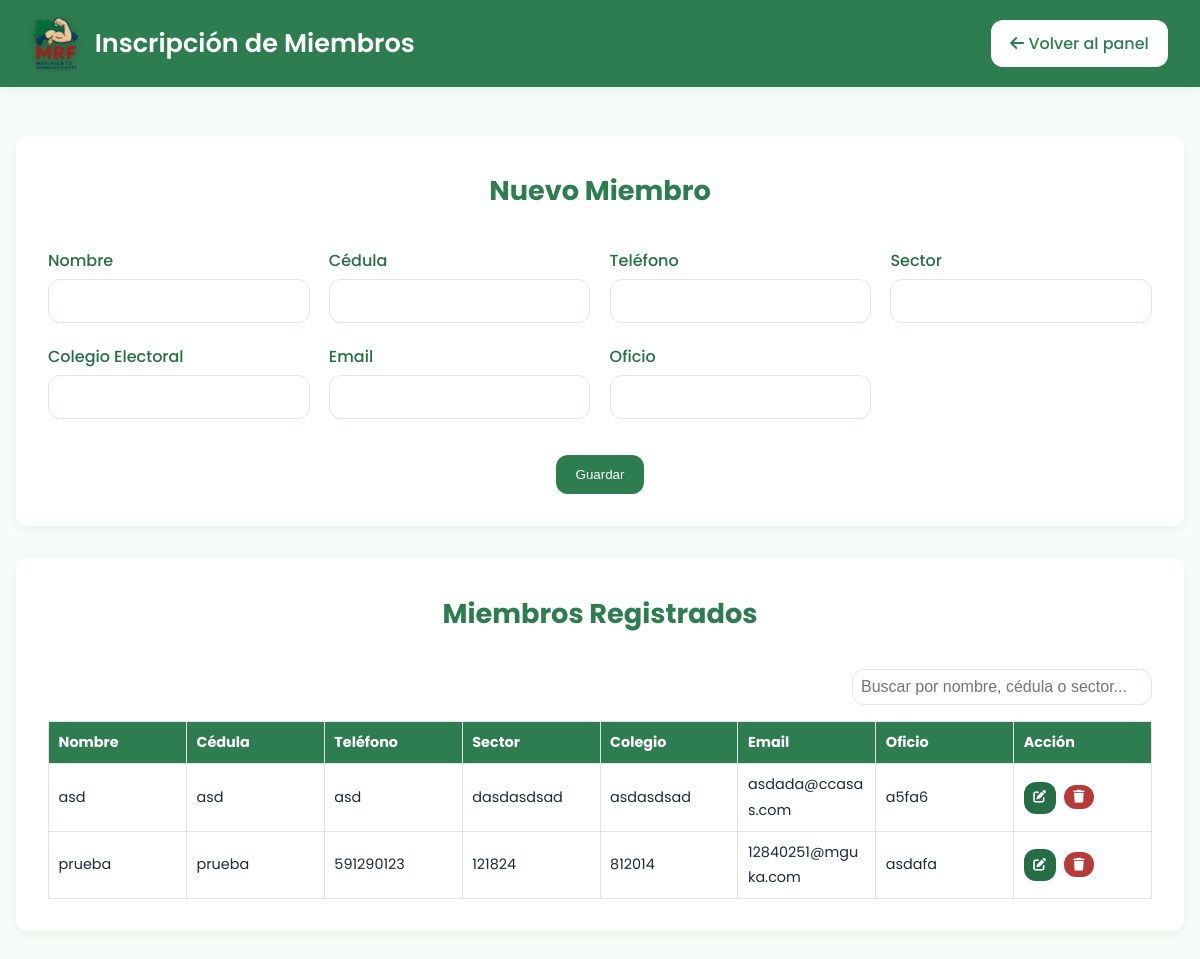
The app's page /formulario-miembros/ (signed in), older data.
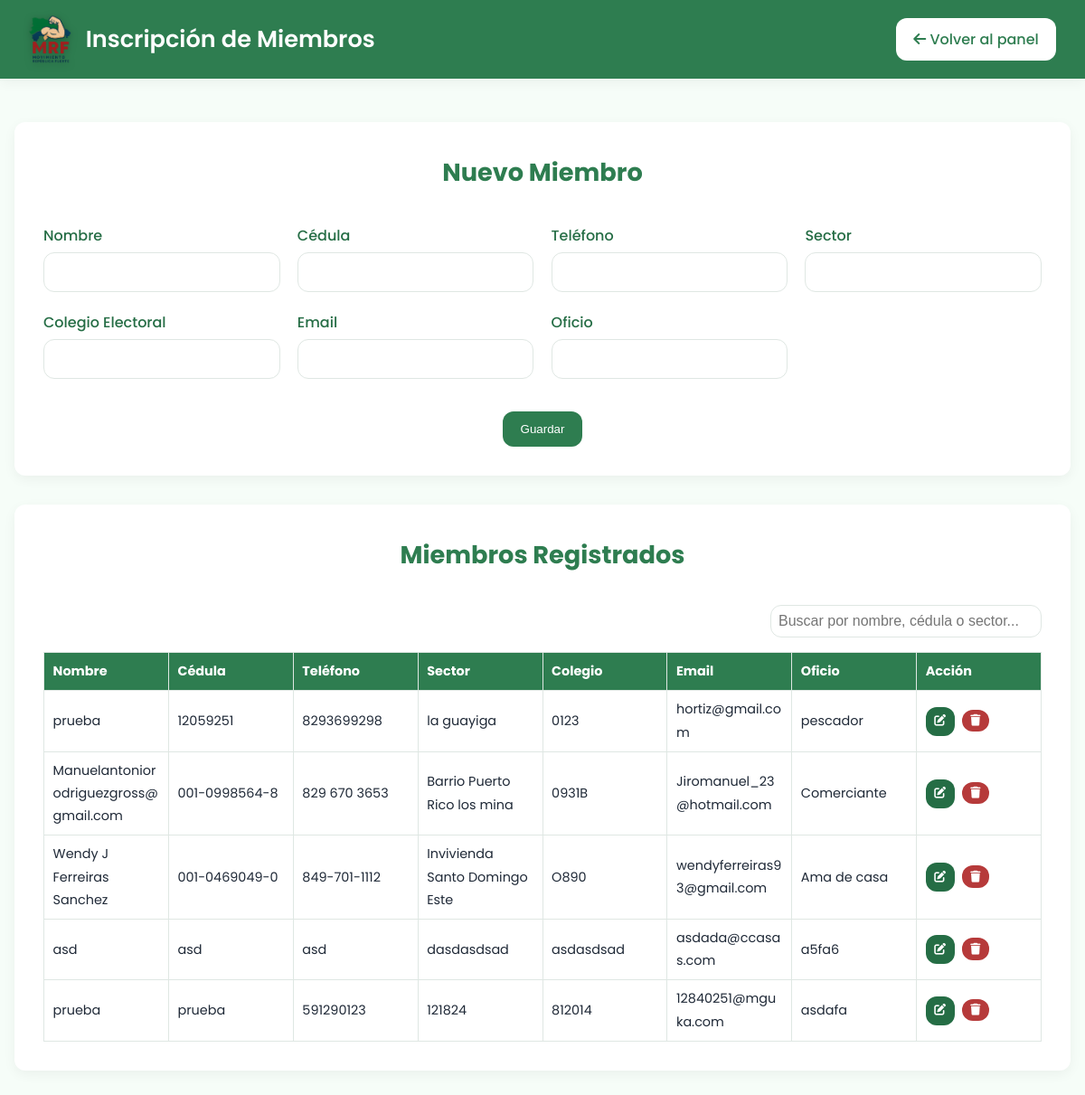
The same page, newer data.
### registro/models.py (models this page shows, shortened)
class Miembro(models.Model):
    nombre = models.CharField(max_length=100)
    cedula = models.CharField(max_length=20)
    telefono = models.CharField(max_length=20)
    sector = models.CharField(max_length=100)
    colegio = models.CharField(max_length=100)
    email = models.EmailField(blank=True)
    oficio = models.CharField(max_length=100, blank=True)
    creado_por = models.ForeignKey(User, on_delete=models.CASCADE, null=True, blank=True)

### registro/views.py (the view)
# urls.py: path('formulario-miembros/', views.formulario_miembros, name='formulario_miembros'),
@login_required
def formulario_miembros(request):
    if request.method == 'POST':
        form = MiembroForm(request.POST)
        if form.is_valid():
            miembro = form.save(commit=False)
            miembro.creado_por = request.user
            miembro.save()
            return redirect('formulario_miembros')
    else:
        form = MiembroForm()
    miembros = Miembro.objects.all().order_by('-id')
    return render(request, 'formulario_miembros.html', {
        'form': form,
        'miembros': miembros
    })

### registro/forms.py
class MiembroForm(forms.ModelForm):
    class Meta:
        model = Miembro
        fields = ['nombre', 'cedula', 'telefono', 'sector', 'colegio', 'email', 'oficio']

### templates/formulario_miembros.html (shortened to what this page needs)
{% load static %}
<!DOCTYPE html>
<html lang="es">
<head>
  <link href="https://cdnjs.cloudflare.com/ajax/libs/font-awesome/6.4.0/css/all.min.css" rel="stylesheet">
  <link rel="stylesheet" href="{% static 'css/style.css' %}">
</head>
<body>
  <header class="header-prov">
    <div class="header-prov__left">
      <img src="{% static 'img/Logo-mrf.png' %}" alt="Logo Movimiento República Fuerte" class="header-prov__logo">
      <h1 class="header-prov__titulo">Inscripción de Miembros</h1>
    </div>
    <div class="header-prov__right">
      <a href="{% url 'panel_admin' %}" class="btn btn--light">
        <i class="fas fa-arrow-left"></i> Volver al panel
      </a>
    </div>
  </header>
  <main class="formulario-prov-container">
    <div class="formulario-box">
      <h2 class="form-title">Nuevo Miembro</h2>
      <form method="post" class="formulario-modern">
        <div class="form-row"><label>Nombre</label>{{ form.nombre }}</div>
        <div class="form-row"><label>Cédula</label>{{ form.cedula }}</div>
        <div class="form-row"><label>Teléfono</label>{{ form.telefono }}</div>
        <div class="form-row"><label>Sector</label>{{ form.sector }}</div>
        <div class="form-row"><label>Colegio Electoral</label>{{ form.colegio }}</div>
        <div class="form-row"><label>Email</label>{{ form.email }}</div>
        <div class="form-row"><label>Oficio</label>{{ form.oficio }}</div>
        <div class="form-actions">
          <button type="submit" class="btn" style="background: var(--verde-mapa);">Guardar</button>
        </div>
      </form>
    </div>
    <div class="tabla-box">
      <h3 class="form-title">Miembros Registrados</h3>
      <div class="search-box">
        <input type="text" id="searchInput" placeholder="Buscar por nombre, cédula o sector..." onkeyup="filtrarTabla()">
      </div>
      <div class="tabla-wrapper">
        <table class="tabla-registros" id="tablaRegistros">
          <thead>
            <tr>
              <th>Nombre</th>
              <th>Cédula</th>
              <th>Teléfono</th>
              <th>Sector</th>
              <th>Colegio</th>
              <th>Email</th>
              <th>Oficio</th>
              <th>Acción</th>
            </tr>
          </thead>
          <tbody>
            {% for m in miembros %}
              <tr>
                <td>{{ m.nombre }}</td>
                <td>{{ m.cedula }}</td>
                <td>{{ m.telefono }}</td>
                <td>{{ m.sector }}</td>
                <td>{{ m.colegio }}</td>
                <td>{{ m.email }}</td>
                <td>{{ m.oficio }}</td>
                <td>
                  {% if request.user.is_superuser %}
                  <a href="{% url 'editar_miembro' m.id %}" class="btn btn--small" style="background: var(--verde-oscuro);">
                    <i class="fas fa-edit"></i>
                  </a>
                  <form method="post" action="{% url 'eliminar_miembro' m.id %}" onsubmit="return confirm('¿Estás seguro de que deseas eliminar este miembro?');" style="display:inline-block;">
                    <button type="submit" class="btn btn--small" style="background: var(--rojo-mrf);">
                      <i class="fas fa-trash"></i>
                    </button>
                  </form>
                  {% endif %}
                </td>
              </tr>
            {% empty %}
              <tr><td colspan="8" style="text-align:center;">No hay miembros registrados aún.</td></tr>
            {% endfor %}
          </tbody>
        </table>
      </div>
    </div>
  </main>
</body>
</html>

Row changes from the older to the newer data that the page shows:
added Miembro: nombre "prueba", cedula "12059251", telefono "8293699298", sector "la guayiga", colegio "0123", email "hortiz@gmail.com", oficio "pescador"
added Miembro: nombre "Manuelantoniorodriguezgross@gmail.com", cedula "001-0998564-8", telefono "829 670 3653", sector "Barrio Puerto Rico los mina", colegio "0931B", email "Jiromanuel_23@hotmail.com", oficio "Comerciante"
added Miembro: nombre "Wendy J Ferreiras Sanchez", cedula "001-0469049-0", telefono "849-701-1112", sector "Invivienda Santo Domingo Este", colegio "O890", email "wendyferreiras93@gmail.com", oficio "Ama de casa"
